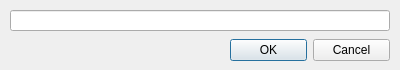
<?xml version="1.0" encoding="UTF-8"?>
<ui version="4.0">
 <class>StringEdit</class>
 <widget class="QDialog" name="StringEdit">
  <property name="geometry">
   <rect>
    <x>0</x>
    <y>0</y>
    <width>400</width>
    <height>70</height>
   </rect>
  </property>
  <property name="windowTitle">
   <string>Dialog</string>
  </property>
  <widget class="QDialogButtonBox" name="buttonBox">
   <property name="geometry">
    <rect>
     <x>230</x>
     <y>30</y>
     <width>160</width>
     <height>40</height>
    </rect>
   </property>
   <property name="orientation">
    <enum>Qt::Horizontal</enum>
   </property>
   <property name="standardButtons">
    <set>QDialogButtonBox::Cancel|QDialogButtonBox::Ok</set>
   </property>
  </widget>
  <widget class="QLineEdit" name="lineEdit">
   <property name="geometry">
    <rect>
     <x>10</x>
     <y>10</y>
     <width>380</width>
     <height>21</height>
    </rect>
   </property>
  </widget>
 </widget>
 <resources/>
 <connections>
  <connection>
   <sender>buttonBox</sender>
   <signal>accepted()</signal>
   <receiver>StringEdit</receiver>
   <slot>accept()</slot>
   <hints>
    <hint type="sourcelabel">
     <x>248</x>
     <y>254</y>
    </hint>
    <hint type="destinationlabel">
     <x>157</x>
     <y>274</y>
    </hint>
   </hints>
  </connection>
  <connection>
   <sender>buttonBox</sender>
   <signal>rejected()</signal>
   <receiver>StringEdit</receiver>
   <slot>reject()</slot>
   <hints>
    <hint type="sourcelabel">
     <x>316</x>
     <y>260</y>
    </hint>
    <hint type="destinationlabel">
     <x>286</x>
     <y>274</y>
    </hint>
   </hints>
  </connection>
 </connections>
</ui>
